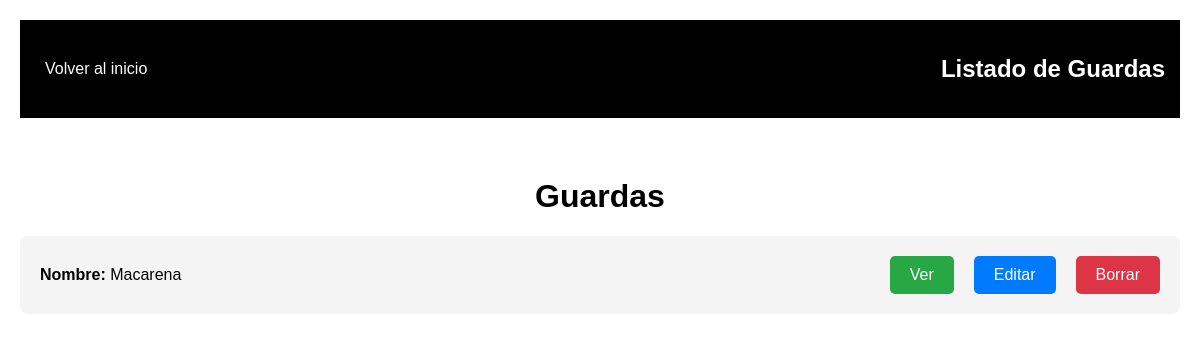
Before: /clases/listaguarda/ with the older database file.
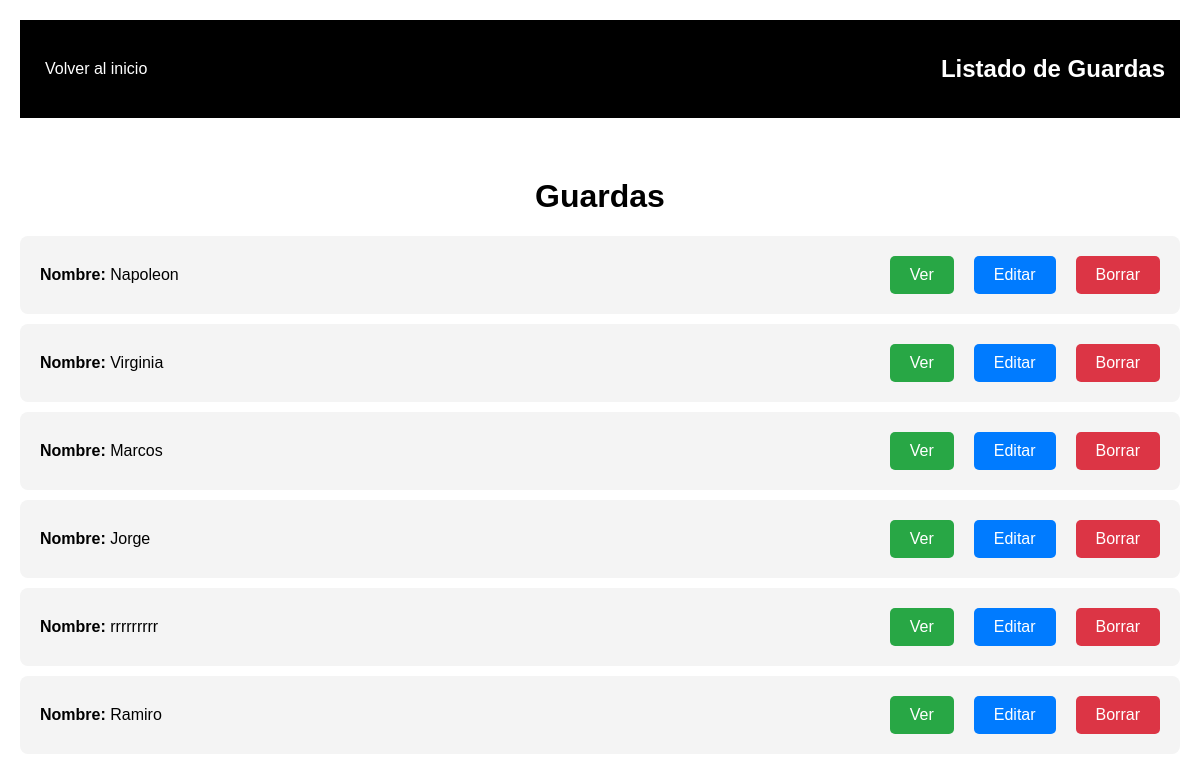
After: the same page with the newer database file.
### App/models.py (models this page shows, shortened)
class Guarda(models.Model):
    nombre = models.CharField(max_length=30)
    apellido = models.CharField(max_length=30)
    categoria = models.CharField(max_length=30)

### App/views_clases.py (the view)
# urls.py: path('clases/listaguarda/', views_clases.GuardaListView.as_view(), name='Listguarda'),
class GuardaListView(ListView):
    model = Guarda
    context_object_name = "guardas"
    template_name = "App/guarda_list.html"

### App/templates/app/guarda_list.html (shortened to what this page needs)
<!DOCTYPE html>
<html lang="en">
<head>
</head>
<body>
    <div class="navbar">
        <div>
            <a href="{% url 'inicio' %}">Volver al inicio</a>
        </div>
        <div>
            <h2>Listado de Guardas</h2>
        </div>
    </div>
    <h1>Guardas</h1>
    <ul>
        {% for guarda in guardas %}
            <li>
                <p><strong>Nombre:</strong> {{ guarda.nombre }}</p>
                <div class="button-container">
                    <a class="btn btn-ver" href="{% url 'Detailguarda' guarda.id %}">Ver</a>
                    <a class="btn btn-editar" href="{% url 'Editguarda' guarda.id %}">Editar</a>
                    <a class="btn btn-eliminar" href="{% url 'Deleteguarda' guarda.id %}">Borrar</a>
                </div>
            </li>
        {% endfor %}
    </ul>
</body>
</html>

Changed rows visible on the page:
removed Guarda: nombre "Macarena"
added Guarda: nombre "Napoleon"
added Guarda: nombre "Virginia"
added Guarda: nombre "Marcos"
added Guarda: nombre "Jorge"
added Guarda: nombre "rrrrrrrrr"
added Guarda: nombre "Ramiro"
